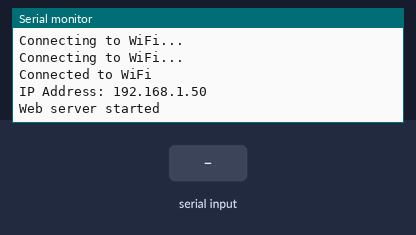
The sketch below on a simulated ESP8266 (NodeMCU). On the bench: the last lines printed to the serial monitor. The inputs (shaded band) are chosen by the test bench. WiFi joins after 1.5 s; servers stay silent unless stated.

Above: at 2.7 s.
2.8 s: "1\n" received over Serial
At 3.3 s:
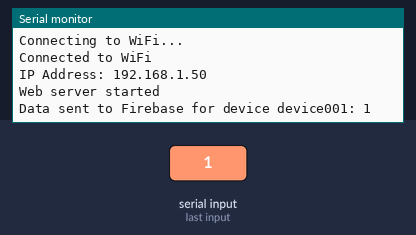
4.4 s: "0\n" received over Serial
At 5.8 s:
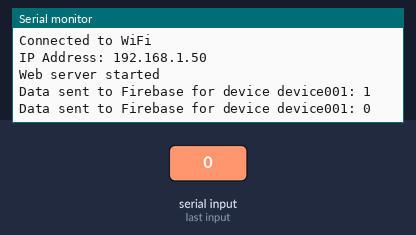

The sketch:

idset.ino
```cpp
// just small change in code of esp Unique Device ID: String device_id = "device001"; we will chage device id for each ddeivce so that it will be easy to setup in the database.

#include <ESP8266WiFi.h>
#include <ESP8266WebServer.h>
#include <FirebaseESP8266.h>

// Wi-Fi credentials
const char* ssid = "Galaxy M34 5G 288C";
const char* password = "123456789";

// Firebase credentials
#define DATABASE_URL "https://arthydro-ebcb8-default-rtdb.asia-southeast1.firebasedatabase.app/"
#define DATABASE_SECRET "AIzaSyDqW4Y2YkqD7OniJzHLFj65R5iJxgGU_fc"

// Device-specific ID - This should be unique for each device
String device_id = "device001"; // Change this ID for each device

// Define Firebase Data object
FirebaseData fbdo;
FirebaseAuth auth;
FirebaseConfig config;

ESP8266WebServer server(80);  // Web server on port 80
String distanceData = "Waiting for data...";

// Function to read data from Arduino via Serial
void readFromArduino() {
  if (Serial.available() > 0) {
    String rawData = Serial.readStringUntil('\n');  // Read data until newline
    rawData.trim();  // Remove any whitespace or newline characters
    if (rawData.length() > 0) {
      distanceData = rawData;  // Store the raw data exactly as received
      sendToFirebase();
    }
  }
}

// Function to send data to Firebase
void sendToFirebase() {
  if (Firebase.ready()) {
    // Create a JSON object with device-specific data
    FirebaseJson json;
    json.set("distance", distanceData);
    json.set("timestamp/.sv", "timestamp");

    // Send data to the Firebase path for this specific device ID
    String firebasePath = "/devices/" + device_id + "/sensor_data";

    if (Firebase.setJSON(fbdo, firebasePath, json)) {
      Serial.println("Data sent to Firebase for device " + device_id + ": " + distanceData);
    } else {
      Serial.println("Failed to send data to Firebase");
      Serial.println("Reason: " + fbdo.errorReason());
    }
  }
}

// Function to handle HTTP requests to the root "/"
void handleRoot() {
  String html = "<html><body><h1>Distance Measurement for " + device_id + "</h1>";
  html += "<p>Distance: " + distanceData + " cm</p>";
  html += "<p>Page refreshes every second.</p>";
  html += "<script>setTimeout(function(){location.reload();}, 1000);</script>";
  html += "</body></html>";
  server.send(200, "text/html", html);
}

void setup() {
  Serial.begin(9600);  // Initialize Serial for communication with Arduino

  // Initialize Wi-Fi
  WiFi.begin(ssid, password);
  while (WiFi.status() != WL_CONNECTED) {
    delay(500);
    Serial.println("Connecting to WiFi...");
  }
  Serial.println("Connected to WiFi");
  Serial.print("IP Address: ");
  Serial.println(WiFi.localIP());

  // Initialize Firebase
  config.database_url = DATABASE_URL;
  config.signer.tokens.legacy_token = DATABASE_SECRET;

  Firebase.begin(&config, &auth);
  Firebase.reconnectWiFi(true);

  // Set up web server
  server.on("/", handleRoot);
  server.begin();
  Serial.println("Web server started");
}

void loop() {
  server.handleClient(); // Handle web server client requests
  readFromArduino();     // Read latest data from the Arduino
}
```

Measured:
- after the input at 2.8 s, the serial monitor: prints a new line after 0.15 s (image 1)
- after the input at 4.4 s, the serial monitor: prints a new line after 0.15 s (image 2)
